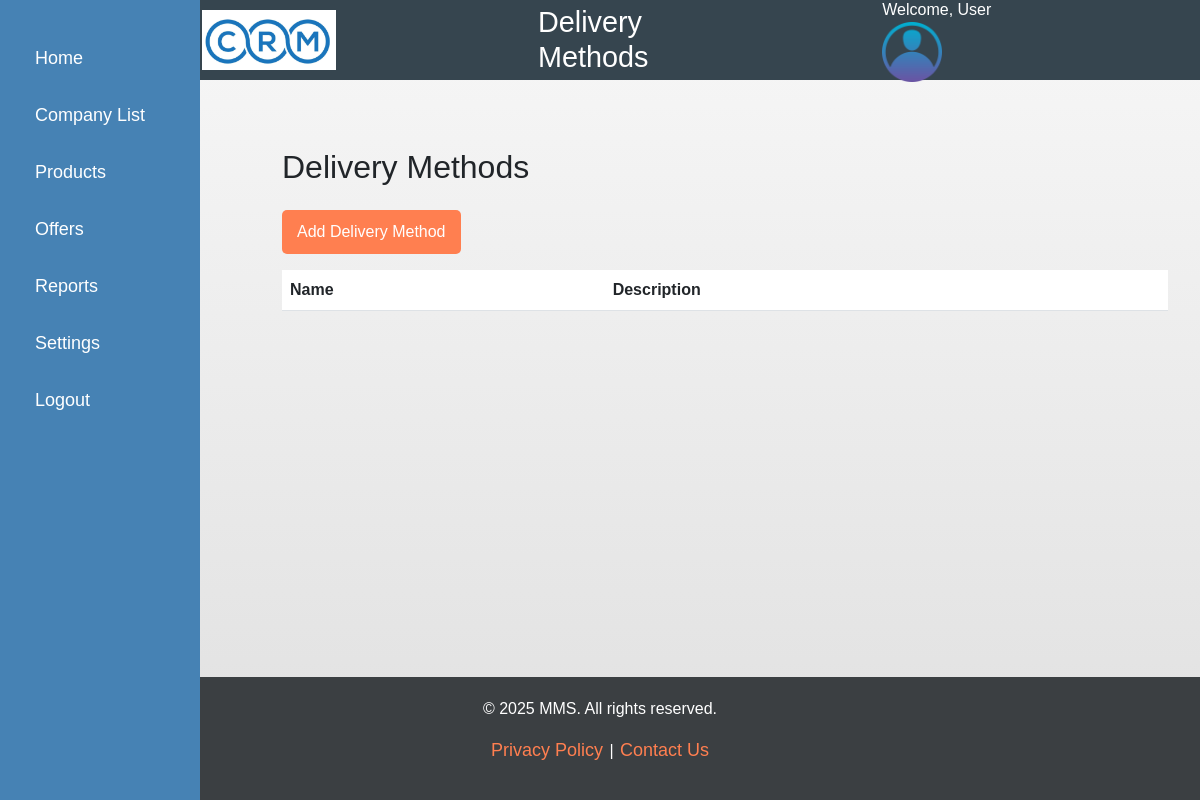
Before: /offers/delivery-methods/ with the older database file.
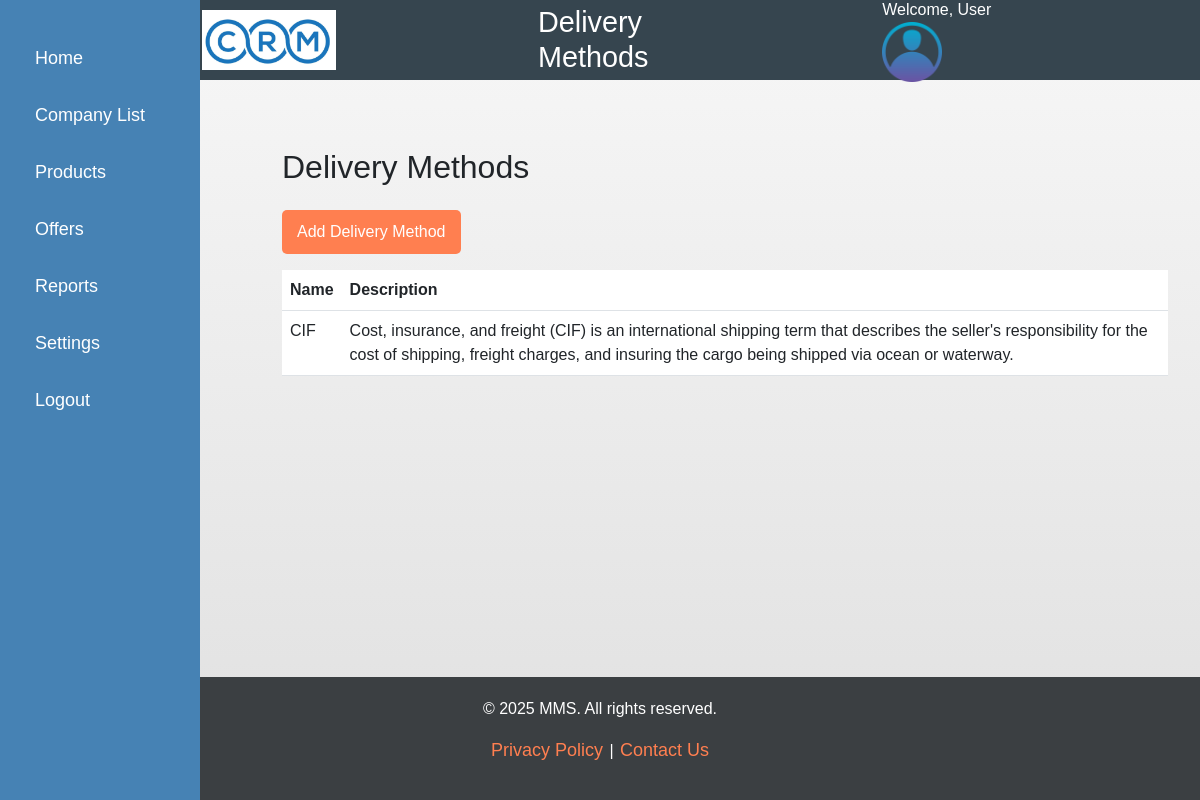
After: the same page with the newer database file.
### offers/models.py (models this page shows, shortened)
class DeliveryMethod(models.Model):
    name = models.CharField(max_length=255)
    description = models.TextField(blank=True, null=True)

### offers/views.py (the view)
# urls.py: path('delivery-methods/', views.delivery_method_list, name='delivery_method_list'),
def delivery_method_list(request):
    delivery_methods = DeliveryMethod.objects.all()
    return render(request, 'offers/delivery_method_list.html', {'delivery_methods': delivery_methods})

### offers/templates/offers/delivery_method_list.html (shortened to what this page needs)
{% extends "base.html" %}
{% block header %}
    Delivery Methods
{% endblock %}
{% block content %}
    <div class="container mt-5">
        <h2 class="mb-4">Delivery Methods</h2>
        <a href="{% url 'offers:create_delivery_method' %}" class="btn btn-primary mb-3">Add Delivery Method</a>
        <table class="table">
            <thead>
                <tr>
                    <th>Name</th>
                    <th>Description</th>
                </tr>
            </thead>
            <tbody>
                {% for method in delivery_methods %}
                <tr>
                    <td>{{ method.name }}</td>
                    <td>{{ method.description }}</td>
                </tr>
                {% endfor %}
            </tbody>
        </table>
    </div>
{% endblock %}

Changed rows visible on the page:
added DeliveryMethod: name "CIF", description "Cost, insurance, and freight (CIF) is an international shipping term that describes the seller's responsibility for the cost of shipping, freight charges, and insuring the cargo being shipped via ocean or waterway."
